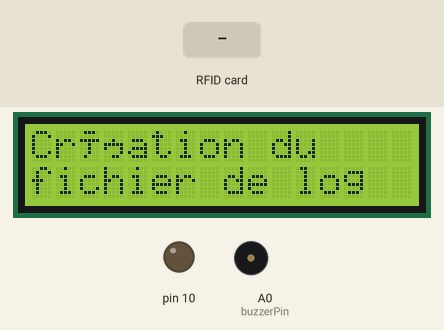
A sketch run on a simulated Arduino Uno, built with avr-gcc and run on an emulated ATmega328P. Shown: 16×2 character LCD, output pins drawn as LEDs (lit = HIGH), buzzer (waves = sounding, pin HIGH). The inputs (shaded band) are chosen by the test bench. Storage starts empty; what the sketch prints to the serial monitor is not drawn.

Above: at 2.2 s.
At 7.4 s:
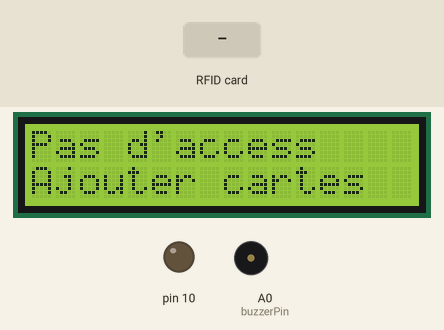
7.5 s: RFID card 5E 7A 19 C4 held to the reader
At 8.5 s:
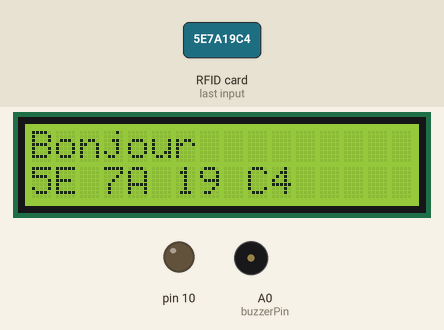
Timing chart, 0 to 10.5 s (numbered marks = the images above; inputs shaded):
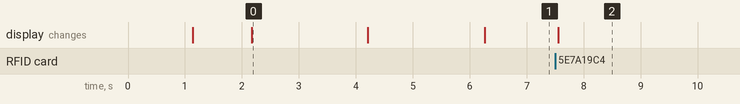

The sketch:

project.ino
```cpp
#include <Wire.h>
#include <PN532_I2C.h>
#include <PN532.h>
#include <NfcAdapter.h>
#include <SD.h>
#include <SPI.h>
#include <LiquidCrystal_I2C.h>

////////////////////////////////////////////////
//                  Define                    //
////////////////////////////////////////////////
#define LOG_FILE "log.csv"
#define ACCESS_FILE "acces.csv"
#define ADMIN_FILE "admin.csv"
#define TIME_MAX 70 //1200 //20 min

////////////////////////////////////////////////
//                Declarations                //
////////////////////////////////////////////////

/*Objects*/
PN532_I2C pn532_i2c(Wire);
NfcAdapter nfc = NfcAdapter(pn532_i2c);
boolean hasTag = false;
LiquidCrystal_I2C lcd(0x27,16,2);

/*Variables*/
const int sdChip = 4;
boolean isCardPresent = true;
NfcTag tag;
int timeLeft = -1;
int buzzerPin = A0;


////////////////////////////////////////////////
//                 Base Code                  //
////////////////////////////////////////////////
void setup() {
	/************** Init Pin **************/
	Serial.begin(9600);
	pinMode(buzzerPin, OUTPUT);
	nfc.begin();
	lcd.init();
	lcd.backlight();

	/************** Check SD Card **************/
	printOnLCD("Initialisation","Carte SD");
	delay(1000);
	pinMode(10, OUTPUT);
	if (!SD.begin(sdChip)) {
		printOnLCD("PB Carte SD","06.06.06.06.06");
		isCardPresent = false;
		return;
	}

	/************** Check Files on SD Card **************/
	printOnLCD("Vérification","des fichiers");
	delay(1000);
	generateFiles();


	/************** Check Admin on SD Card **************/
	File dataFile = SD.open(ACCESS_FILE,FILE_READ);
	if (!dataFile.available()) {
		printOnLCD("Pas d'access","Ajouter cartes");
		dataFile.close();
		return;
	}
	dataFile.close();

	/************** All is ok **************/
	askForCard();
}

void loop() {
	// If sd card is not present, you can't start
	if(!isCardPresent)
		return;

	boolean isTagPresent = nfc.tagPresent(40);
	if(isTagPresent && !hasTag){
		hasTag = true;
		tag = nfc.read();

		//Is the tag authorised to action relais ?
		boolean isAuth = isAuthorised(getUID());

		//Log it
		logAccess(isAuth);


		if(isAuth){
			timeLeft = millis()/1000;
			//Relais On
		}
	}else if(!isTagPresent){
		hasTag = false;
	}

	showOnLCD();
}

////////////////////////////////////////////////
//             		  Fuctions 	              //
////////////////////////////////////////////////
String getUID(){
	return tag.getUidString();
}

void showOnLCD(){
	if(timeLeft > 0){
		printOnLCD("Accès autorisé",getTimeLeft());
	}else if(timeLeft == 0){
		digitalWrite(buzzerPin, HIGH);
		delay(1000);
		digitalWrite(buzzerPin, LOW);
		timeLeft = -1;
		printOnLCD("Veuillez passer","votre badge");
	}
}

void printOnLCD(String textFirstLine, String textSecondLine){
	lcd.clear();
	lcd.setCursor(0,0);
	lcd.print(textFirstLine);
	lcd.setCursor(0,1);
	lcd.print(textSecondLine);
	Serial.println(textFirstLine);
	Serial.println(textSecondLine);
}

void logAccess(boolean authorizedAccess){
	File dataFile = SD.open(LOG_FILE, FILE_WRITE);
	if(dataFile){
		String text = getUID();
		text += ", 14h42, ";
		text += authorizedAccess ? "accès autorisé" : "accès refusé";
		dataFile.println(text);
		dataFile.close();

		printOnLCD("Bonjour",getUID());
		delay(1000);
	}
	dataFile.close();
}

boolean isAuthorised(String uid){
	File dataFile = SD.open(ACCESS_FILE,FILE_READ);
	String content("");
	while (dataFile.available()) {
		char c = dataFile.read();
		if(c == 10){
			if(uid.equals(content)){
				digitalWrite(buzzerPin, HIGH);
				delay(200);
				digitalWrite(buzzerPin, LOW);
				delay(200);
				return true;
			}

			content = "";
		}
		else{
			content += c;
		}
	}
	dataFile.close();
	return false;
}

String getTimeLeft(){
	int actualTime = millis()/1000;
	int maxTime = timeLeft + TIME_MAX;
	int toReturn = maxTime - actualTime;
	int minutes = toReturn/60;
	int secondes = toReturn - minutes*60;

	if(toReturn <= 0)
		timeLeft = 0;

	String myTime(minutes);
	myTime += "m";
	myTime += secondes;
	myTime += "s";

	return myTime;
}

void generateFiles(){
	File dataFile;
	if (!SD.exists(LOG_FILE)) {
		printOnLCD("Création du","fichier de log");
		delay(2000);
		dataFile = SD.open(LOG_FILE, FILE_WRITE);
		dataFile.println("uid,hour,acces");
		dataFile.close();
	}

	if (!SD.exists(ACCESS_FILE)) {
		printOnLCD("Création du","fichier acces");
		delay(2000);
		dataFile = SD.open(ACCESS_FILE, FILE_WRITE);
		dataFile.close();
	}
}

void askForCard(){
	printOnLCD("Veuillez passer","votre badge");
}
```

Measured:
- after the input at 7.5 s, the display: changes after 0.05 s (image 2)
- what the display in image 0 shows lasts 2.0 s, from 2.2 s to 4.2 s
